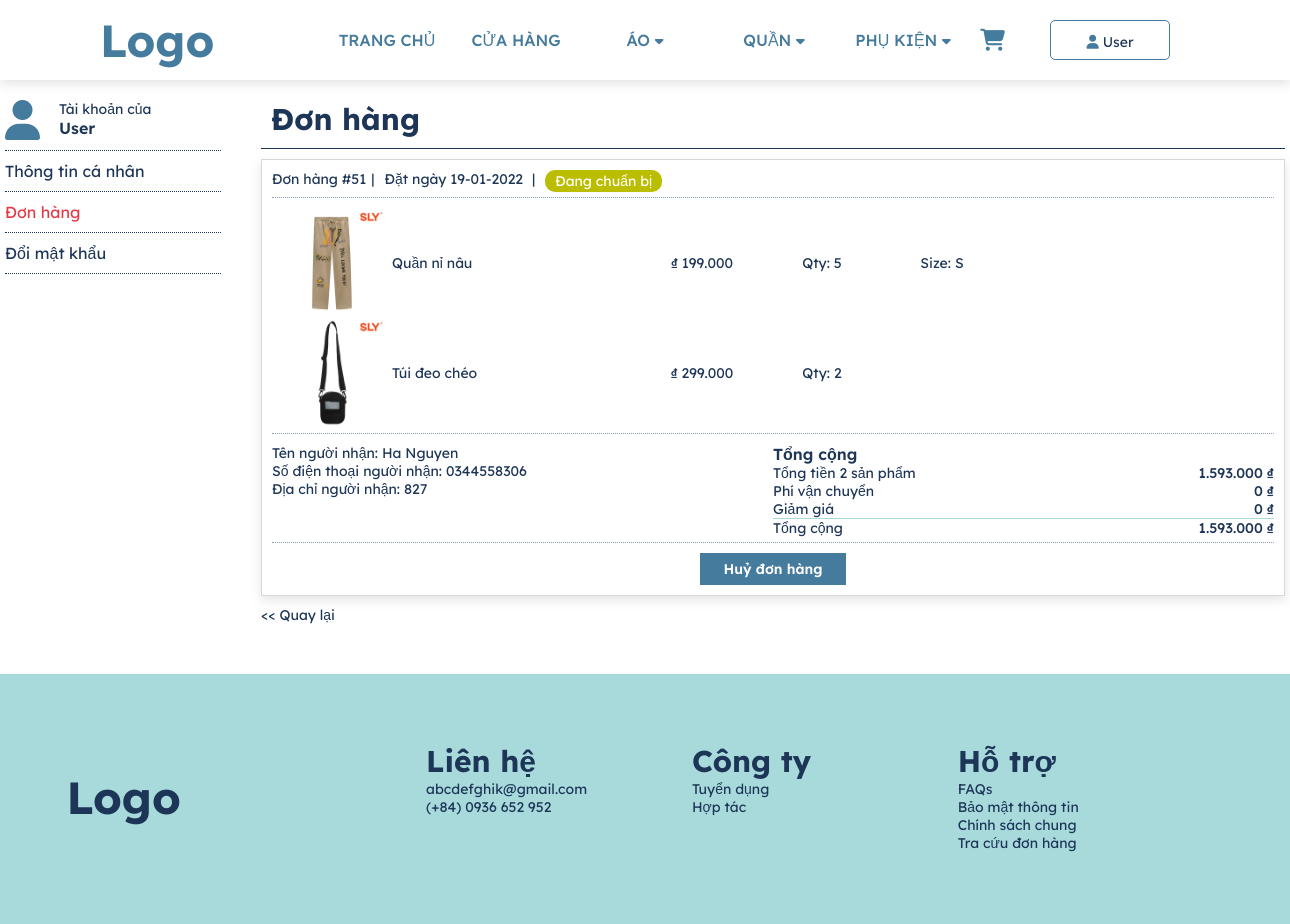
Screenshot of /account/order_detail.php?order=51 (signed in) with the database file from the repository.
### tables this page shows
CREATE TABLE `customer` (
  `id` int(11) NOT NULL,
  `name` varchar(50) NOT NULL,
  `gender` tinyint(1) DEFAULT NULL,
  `birthday` date DEFAULT NULL,
  `email` varchar(50) NOT NULL,
  `password` varchar(50) NOT NULL,
  `token` varchar(50) DEFAULT NULL,
  `phone` varchar(11) NOT NULL,
  `address` text NOT NULL
);

CREATE TABLE `orders` (
  `id` int(11) NOT NULL,
  `time` timestamp NOT NULL DEFAULT CURRENT_TIMESTAMP ON UPDATE CURRENT_TIMESTAMP,
  `name_receive` varchar(50) NOT NULL,
  `phone_receive` varchar(11) NOT NULL,
  `address_receive` text NOT NULL,
  `note` text NOT NULL,
  `status` int(11) NOT NULL,
  `customer_id` int(11) NOT NULL,
  `total_price` float NOT NULL
);

CREATE TABLE `detail_orders` (
  `orders_id` int(11) NOT NULL,
  `product_id` int(11) NOT NULL,
  `quantity` int(11) NOT NULL,
  `size` varchar(11) NOT NULL
);

CREATE TABLE `product` (
  `id` int(11) NOT NULL,
  `name` varchar(50) NOT NULL,
  `description` text NOT NULL,
  `img` text NOT NULL,
  `price` int(11) NOT NULL,
  `manufacturers_id` int(11) NOT NULL,
  `category_detail_id` int(11) NOT NULL
);

### account/order_detail.php (the view, shortened to what this page needs)
<?php
$id_order = $_GET['order'];
?>
<!DOCTYPE html>
<html lang="en">
<head>
    <link rel="stylesheet" href="../assets/css/style.css">
    <link rel="stylesheet" href="../assets/css/account.css">
    <link rel="stylesheet" href="../assets/css/order_acc.css">
</head>
<body>
    <?php require 'header.php' ?>
    <?php
    $id = $_SESSION['id'];
    $sql = "select * from customer where id = '$id' limit 1";
    $result = mysqli_query($connect, $sql);
    $each = mysqli_fetch_array($result);
    ?>
    <div class="main_account">
        <div class="menu_left">
            <ul>
                <li>
                    <div class="account">
                        <i class="fas fa-user"></i>
                        <div>
                            <p>Tài khoản của</p>
                            <h6><?php echo $each['name'] ?></h6>
                        </div>
                    </div>
                </li>
                <li><a href="index.php">Thông tin cá nhân</a></li>
                <li><a href="order.php" class="active">Đơn hàng</a></li>
                <li><a href="change_password.php">Đổi mật khẩu</a></li>
            </ul>
        </div>
        <div class="content_right">
            <?php
            $sql = "select * from detail_orders
                join product on product.id = detail_orders.product_id
                join orders on orders.id = detail_orders.orders_id
                where orders_id = '$id_order'";
            $result = mysqli_query($connect, $sql);
            $each = mysqli_fetch_array($result);
            ?>
            <div class="order">
                <div class="title">
                    <h3>Đơn hàng</h3>
                </div>
                <div>
                    <div class="order_each">
                        <div class="row header_order">
                            <p class="breadcrumb">Đơn hàng #<?php echo $each['id'] ?></p>
                            <p class="breadcrumb">Đặt ngày
                                <?php
                                $d = strtotime($each['time']);
                                echo date("d-m-Y", $d);
                                ?>
                            </p>
                            <?php switch ($each['status']) {
                                case '0': ?>
                                    <p class="status status_0 ">
                                        <?php echo "Đang chuẩn bị"; ?>
                                    </p>
                                <?php break;
                                case '1': ?>
                            <?php break;
                            } ?>
                        </div>
                        <?php
                        $order_id = $each['id'];
                        $sql = "select * from detail_orders
                                        join product on product.id = detail_orders.product_id
                                        join orders on orders.id = detail_orders.orders_id
                                        where orders_id = '$order_id'";
                        $result_order = mysqli_query($connect, $sql);
                        ?>
                        <div class="header_order">
                            <?php foreach ($result_order  as $each_order) { ?>
                                <div class="row">
                                    <div class="image item_flex">
                                        <img src="../admin/product/photos/<?php echo $each_order['img'] ?>">
                                    </div>
                                    <div class="name ">
                                        <?php echo $each_order['name'] ?>
                                    </div>
                                    <div class="price item_flex">
                                        ₫ <?php echo number_format($each_order['price'], 0, '', '.'); ?>
                                    </div>
                                    <div class="quantity item_flex">
                                        Qty: <?php echo $each_order['quantity'] ?>
                                    </div>
                                    <div class="quantity item_flex">
                                        <?php
                                        if ($each_order['size']) {
                                            echo "Size: " . ($each_order['size']);
                                        }
                                        ?>
                                    </div>
                                    <div class="quantity item_flex" style="width: 160px;">
                                    </div>
                                </div>
                            <?php } ?>
                        </div>
                        <div class="header_order">
                            <div class="row" style="justify-content: space-between;">
                                <div class="info">
                                    <p>Tên người nhận: <?php echo $each['name_receive'] ?></p>
                                    <p>Số điện thoại người nhận: <?php echo $each['phone_receive'] ?></p>
                                    <p>Địa chỉ người nhận: <?php echo $each['address_receive'] ?></p>
                                </div>
                                <div class="info">
                                    <div style="border-bottom: .5px #a8dadc solid;">
                                        <h6>Tổng cộng</h6>
                                        <p>Tổng tiền <?php echo mysqli_num_rows($result_order) ?> sản phẩm <span style="float: right;font-weight: 500;"><?php echo number_format($each_order['total_price'], 0, '', '.') ?> ₫</span></p>
                                        <p>Phí vận chuyển <span style="float: right;font-weight: 500;">0 ₫</span></p>
                                        <p>Giảm giá <span style="float: right;font-weight: 500;">0 ₫</span></p>
                                    </div>
                                    <p>Tổng cộng <span style="float: right;font-weight: 500;"><?php echo number_format($each_order['total_price'], 0, '', '.') ?> ₫</span></p>
                                </div>
                            </div>
                        </div>
                        <?php
                        if ($each_order['status'] == 0) { ?>
                            <div>
                                <button class="btn-delete" data-id="<?php echo $each['id'] ?>">
                                    Huỷ đơn hàng
                                </button>
                            </div>
                        <?php } ?>
                    </div>
                    <a href="order.php ">
                        << Quay lại </a>
                </div>
            </div>
        </div>
    </div>
    <?php require 'footer.php' ?>
</body>
</html>

### assets/css/style.css (style rules this page uses)
* { padding: 0; margin: 0; text-decoration: none; list-style: none; box-sizing: border-box; font-family: "Lexend Deca", sans-serif; font-weight: 400; font-size: 14px; color: #1d3557; }
h3 { font-weight: bold; font-size: 30px; }
h6 { font-weight: 600; font-size: 16px; }
button { font-size: 14px; padding: 7px 23px; border-radius: none; border: none; color: #fff; background-color: #457b9d; display: block; margin: auto; font-weight: 600; cursor: pointer; }
i { color: #457b9d; }

### assets/css/account.css (style rules this page uses)
.main_account { width: 1280px; margin: 0 auto; display: flex; }
.main_account .menu_left { width: 20%; padding-right: 40px; }
.main_account .content_right { width: 80%; display: flexbox; }
.menu_left ul li { padding: 10px 0; border-bottom: 1px #1d3557 dotted; }
.menu_left ul li .account { display: flex; height: 40px; }
.menu_left ul li .account i { width: 25%; font-size: 40px; line-height: 100%; }
.menu_left ul li a { font-size: 16px; }
.menu_left ul li a.active { color: #e63946; }

### assets/css/order_acc.css (style rules this page uses)
.order .order_each { box-shadow: 0px 4px 10px rgba(146, 146, 146, 0.25); padding: 10px 10px 10px 10px; margin: 10px 0; border: 1px rgba(101, 101, 101, 0.25) solid; }
.order .title { padding: 10px; border-bottom: #1d3557 1px solid; }
.order .row { display: flex; width: 100%; }
.order .header_order { margin-bottom: 10px; padding-bottom: 5px; border-bottom: #8a9eba 1px dotted; }
.order .header_order p.breadcrumb { margin-right: 5px; }
.order .header_order p.breadcrumb::after { content: "|"; padding: 0 5px; color: #1d3557; }
.order .item_flex { display: flex; justify-content: center; align-items: center; }
.order .image { width: 120px; }
.order .image img { width: 110px; height: 110px; object-fit: cover; object-position: 50% 20%; }
.order .name { width: 250px; display: flex; align-items: center; justify-content: start; }
.order .price { width: 120px; }
.order .quantity { width: 120px; }
.order .status_0 { background-color: #babd00; border-radius: 10px; text-align: center; padding: 2px 10px; color: #fff; }
.order .info { width: 50%; }

### rows the page displays
customer: name "User"
orders: id "51", time "19-01-2022", name_receive "Ha Nguyen", phone_receive "0344558306", address_receive "827", total_price "1.593.000"
detail_orders: product.img (picture), product.name "Quần nỉ nâu", product.price "199.000", quantity "5", size "S"
detail_orders: product.img (picture), product.name "Túi đeo chéo", product.price "299.000", quantity "2"

### other values shown
$_SESSION['name'] "User"
mysqli_num_rows($result_order) "2"
